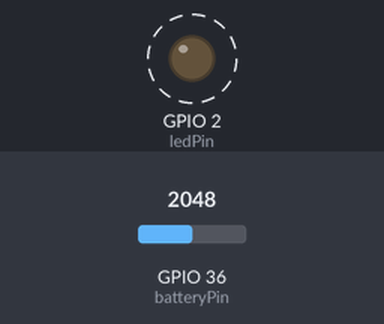
The sketch below on a simulated ESP32. Parts: output pins drawn as LEDs (lit = HIGH). Dashed ring = blinking. The inputs (shaded band) are chosen by the test bench; at power-on: GPIO 36 (batteryPin) = 2048. What the sketch prints to the serial monitor is not drawn.

Above: at 0.5 s.
Timing chart, 0 to 3.0 s (numbered marks = the images above):
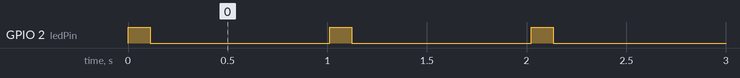

Measured:
- by itself, GPIO 2 (ledPin): alternates HIGH for 0.11 s and LOW for 0.90 s

The sketch:

AkkuCheck.ino
```cpp
const int batteryPin = 36;
const int ledPin = 2;       // Die interne LED beim Wemos D1 Mini 32
const float factor = 1.867; // Dein 130k/150k Teiler

void setup() {
  Serial.begin(115200);
  pinMode(batteryPin, INPUT);
  pinMode(ledPin, OUTPUT);
  analogSetAttenuation(ADC_11db);

  Serial.println("Messung gestartet - LED blinkt bei jedem Durchlauf...");
}

void loop() {
  // 1. LED einschalten
  digitalWrite(ledPin, HIGH);

  // 2. Messung durchführen
  int count=100;
  int raws = 0;
  for (int i = 0; i < count; i++) {
    raws += analogRead(batteryPin);
  }
  int rawValue = raws / count;
  float voltage = rawValue / 648.4; //=> factor = (rwaValue * 3.3 / 4095)

  // 3. Werte ausgeben
  Serial.print("");
  Serial.print(rawValue);
  Serial.print(", ");
  Serial.print(voltage);
  Serial.println(" V");

  // 4. Kurze Pause mit leuchtender LED (100ms)
  delay(100);

  // 5. LED ausschalten und auf die nächste Messung warten
  digitalWrite(ledPin, LOW);
  delay(900); // Insgesamt 1 Sekunde Intervall
}
```
